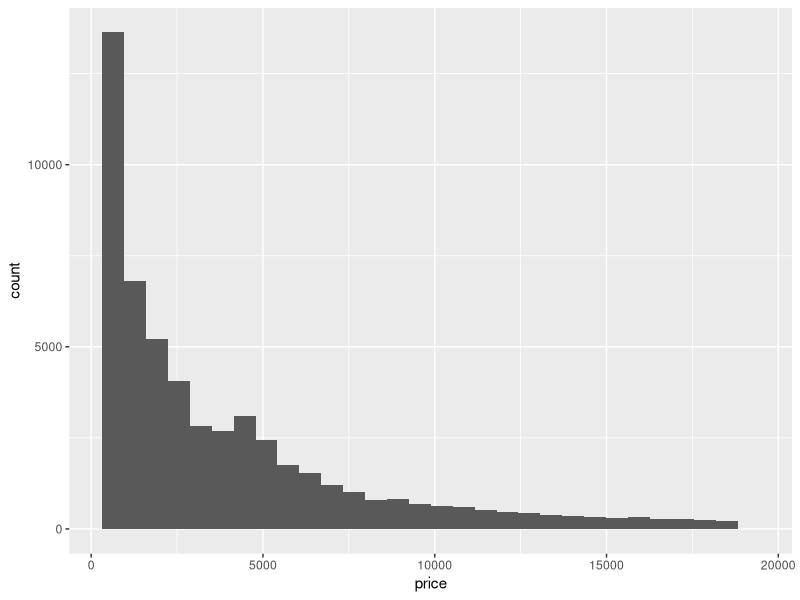
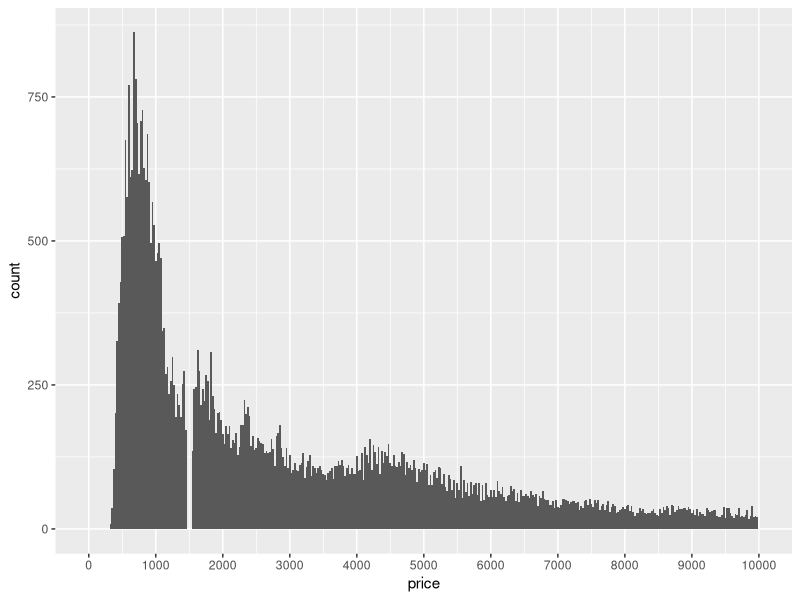
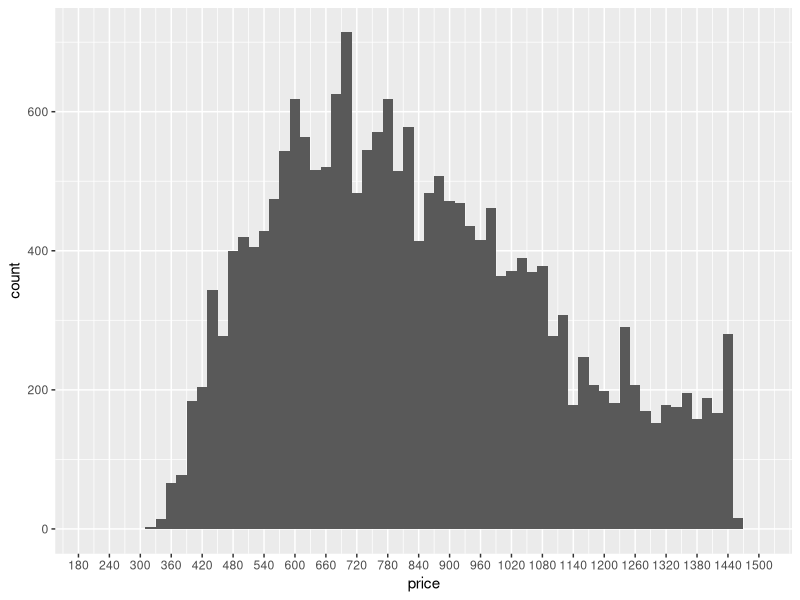
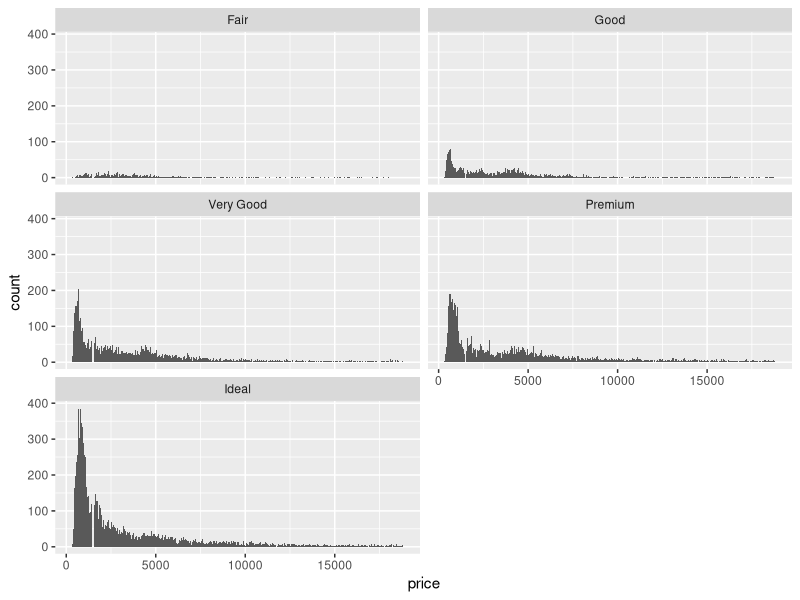
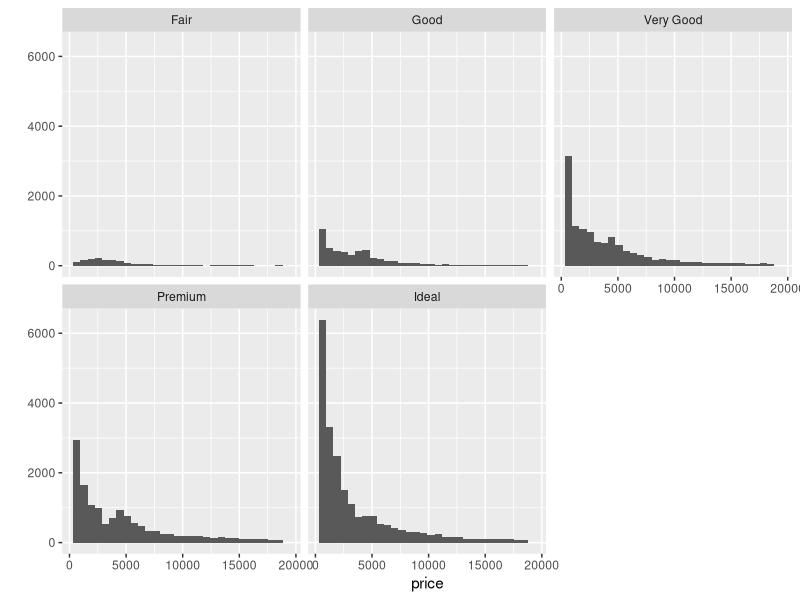
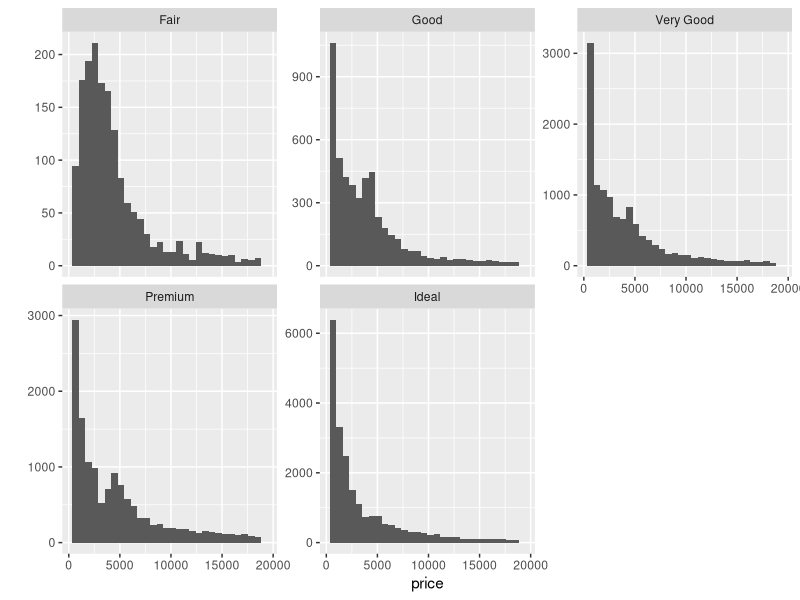
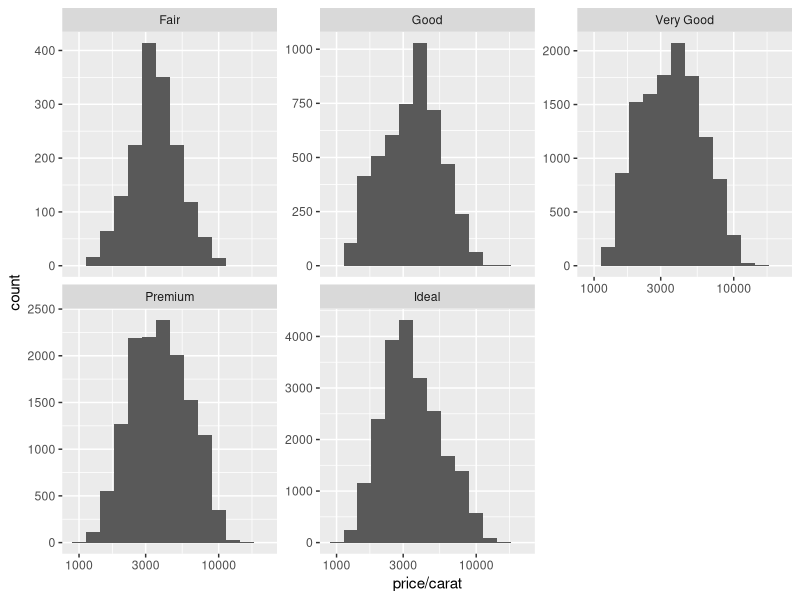
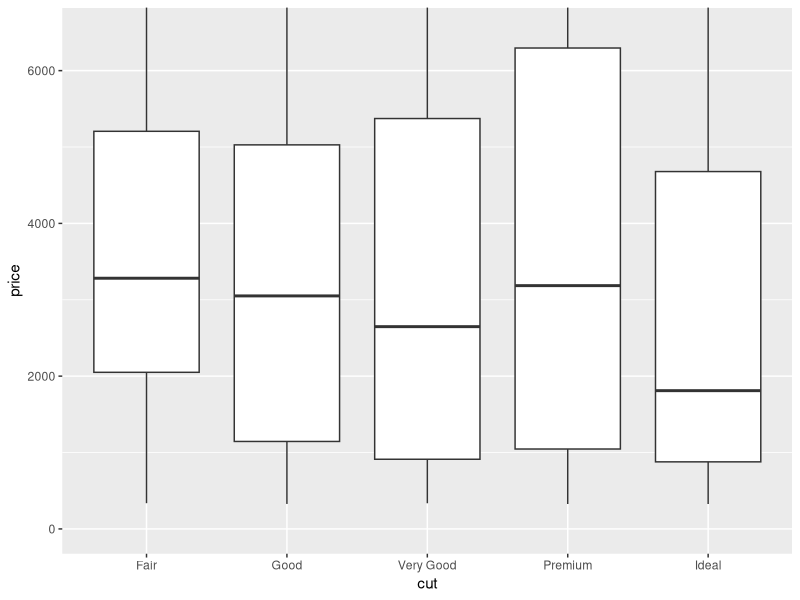

Source code (R) for these figures, in order:
## ---- chunk 1
library(ggplot2) #must load the ggplot package first
library(ggplot2)
## ---- chunk 2
data(diamonds) #loads the diamonds data set since it comes with the ggplot package
## ---- chunk 3
summary(diamonds)
## ---- chunk 4
is.ordered(diamonds$carat)
is.ordered(diamonds$cut)
is.ordered(diamonds$color)
is.ordered(diamonds$clarity)
is.ordered(diamonds$depth)
is.ordered(diamonds$table)
is.ordered(diamonds$price)
is.ordered(diamonds$x)
is.ordered(diamonds$y)
is.ordered(diamonds$z)
## ---- chunk 5
diamonds$color
## ---- chunk 6
ggplot(aes(x = price), data = diamonds) +
  geom_histogram()
## ---- chunk 7
summary(diamonds$price)
## ---- chunk 8
sum(diamonds$price < 500)
sum(diamonds$price < 250)
sum(diamonds$price >= 15000)
## ---- chunk 9
ggplot(aes(x = price), data = diamonds) +
  geom_histogram(binwidth = 25) +
  scale_x_continuous(limits = c(0, 10000), breaks = seq(0, 10000, 1000))
ggsave('priceHistogram.png')

ggplot(aes(x = price), data = diamonds) +
  geom_histogram(binwidth = 20) +
  scale_x_continuous(limits = c(200, 1500), breaks = seq(0, 1500, 60))
ggsave('priceHistogram.png')
## ---- chunk 10
ggplot(aes(x = price), data = diamonds) +
  geom_histogram(binwidth = 25) +
  #scale_x_continuous(limits = c(0, 3000), breaks = seq(0, 3000, 200)) +
  facet_wrap(~cut, ncol = 2)
## ---- chunk 11
# 1. Which cut has the highest priced diamond?
by(diamonds$price, diamonds$cut, max)

# 2. Which cut has the lowest priced diamond?
by(diamonds$price, diamonds$cut, min)

# 3. Which cut has the lowes median price?
by(diamonds$price, diamonds$cut, median)

# or to answer all questions
by(diamonds$price, diamonds$cut, summary)
## ---- chunk 12
qplot(x = price, data = diamonds) + facet_wrap(~cut)
## ---- chunk 13
# In the last exercise, we looked at the summary statistics
# for diamond price by cut. If we look at the output table, the
# the median and quartiles are reasonably close to each other.

# diamonds$cut: Fair
#    Min. 1st Qu.  Median    Mean 3rd Qu.    Max. 
#     337    2050    3282    4359    5206   18570 
# ------------------------------------------------------------------------ 
# diamonds$cut: Good
#    Min. 1st Qu.  Median    Mean 3rd Qu.    Max. 
#     327    1145    3050    3929    5028   18790 
# ------------------------------------------------------------------------ 
# diamonds$cut: Very Good
#    Min. 1st Qu.  Median    Mean 3rd Qu.    Max. 
#     336     912    2648    3982    5373   18820 
# ------------------------------------------------------------------------ 
# diamonds$cut: Premium
#    Min. 1st Qu.  Median    Mean 3rd Qu.    Max. 
#     326    1046    3185    4584    6296   18820 
# ------------------------------------------------------------------------ 
# diamonds$cut: Ideal
#    Min. 1st Qu.  Median    Mean 3rd Qu.    Max. 
#     326     878    1810    3458    4678   18810 

# This means the distributions should be somewhat similar,
# but the histograms we created don't show that.

# The 'Fair' and 'Good' diamonds appear to have 
# different distributions compared to the better
# cut diamonds. They seem somewhat uniform
# on the left with long tails on the right.

# Let's look in to this more.

# Look up the documentation for facet_wrap in R Studio.
# Then, scroll back up and add a parameter to facet_wrap so that
# the y-axis in the histograms is not fixed. You want the y-axis to
# be different for each histogram.
# http://www.cookbook-r.com/Graphs/Facets_(ggplot2)/

library(reshape2)

qplot(x = price, data = diamonds) + facet_wrap(~cut, scales = 'free_y')
## ---- chunk 14
ggplot(aes(x = price/carat), data = diamonds) +
  geom_histogram(binwidth = 0.1) +
  facet_wrap(~cut, ncol = 3, scales = 'free_y') +
  scale_x_log10()
## ---- chunk 15
ggplot(aes(x = cut, y = price), data = diamonds) +
  geom_boxplot() +
  coord_cartesian(ylim = c(0, 6500))
## ---- chunk 16
ggplot(aes(x = clarity, y = price), data = diamonds) +
  geom_boxplot() +
  coord_cartesian(ylim = c(0, 6000))
## ---- chunk 17
ggplot(aes(x = color, y = price), data = diamonds) +
  geom_boxplot() +
  coord_cartesian(ylim = c(0, 8000))
## ---- chunk 18
summary(subset(diamonds, color == 'D')$price)
## ---- chunk 19
summary(subset(diamonds, color == 'J')$price)
## ---- chunk 20
IQR(subset(diamonds, color == 'D')$price)
## ---- chunk 21
IQR(subset(diamonds, color == 'E')$price)
## ---- chunk 22
IQR(subset(diamonds, color == 'F')$price)
## ---- chunk 23
IQR(subset(diamonds, color == 'G')$price)
## ---- chunk 24
IQR(subset(diamonds, color == 'H')$price)
## ---- chunk 25
IQR(subset(diamonds, color == 'I')$price)
## ---- chunk 26
IQR(subset(diamonds, color == 'J')$price)
## ---- chunk 27
by(diamonds$price, diamonds$color, IQR)
## ---- chunk 28
ggplot(aes(x = color, y = price/carat), data = diamonds) +
  geom_boxplot() +
  coord_cartesian(ylim = c(2000, 5500))
## ---- chunk 29
ggplot(aes(x = carat), data = diamonds) +
  geom_freqpoly(binwidth=0.1) +
  scale_x_continuous(breaks = seq(0, 5, 0.2)) +
  scale_y_continuous(breaks = seq(0, 15000, 1000))

table(diamonds$carat)

ggplot(aes(x = carat), data = diamonds) + 
  geom_freqpoly(binwidth=0.1) +
  scale_x_continuous(breaks= c(seq(0,5,1)[-2],0.1,0.3,0.8,1.01,1.6,2.0,3.0,5.0)) +
  scale_y_continuous(breaks= c(seq(0,12000,2500),2000)) +
  geom_hline(yintercept=2000, color = "red", linetype = "dashed")+
  geom_vline(xintercept= c(0.1,0.3,0.8,1.01,1.6,2.0,3.0,5.0), color = "blue", linetype = "dashed") +
  theme(text = element_text(face= "bold",size = 10),axis.text.x = element_text(angle = 90, hjust = 1))
## ---- chunk 30
#install.packages('tidyr')
#install.packages('dplyr')

library('tidyr')
library('dplyr')
